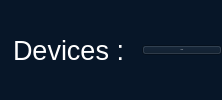
        <widget class="QWidget" name="widget" native="true">
         <property name="styleSheet">
          <string notr="true">background:rgb(7, 22, 40);
font-style:21px;
color:rgb(255, 255, 255);
</string>
         </property>
         <layout class="QHBoxLayout" name="devices_horizontalLayout">
          <property name="spacing">
           <number>10</number>
          </property>
          <property name="leftMargin">
           <number>0</number>
          </property>
          <property name="topMargin">
           <number>0</number>
          </property>
          <property name="rightMargin">
           <number>0</number>
          </property>
          <property name="bottomMargin">
           <number>0</number>
          </property>
          <item>
           <widget class="QLabel" name="line_2">
            <property name="minimumSize">
             <size>
              <width>3</width>
              <height>70</height>
             </size>
            </property>
            <property name="maximumSize">
             <size>
              <width>3</width>
              <height>70</height>
             </size>
            </property>
            <property name="text">
             <string>&lt;html&gt;&lt;head/&gt;&lt;body&gt;&lt;p&gt;&lt;img src=&quot;:/icons/blue.png&quot;/&gt;&lt;/p&gt;&lt;/body&gt;&lt;/html&gt;</string>
            </property>
           </widget>
          </item>
          <item>
           <widget class="QLabel" name="label_4">
            <property name="minimumSize">
             <size>
              <width>0</width>
              <height>70</height>
             </size>
            </property>
            <property name="font">
             <font>
              <family>Arial</family>
              <pointsize>20</pointsize>
              <bold>false</bold>
             </font>
            </property>
            <property name="text">
             <string>Devices : </string>
            </property>
           </widget>
          </item>
          <item>
           <layout class="QHBoxLayout" name="horizontalLayout_2">
            <property name="spacing">
             <number>15</number>
            </property>
            <item>
             <widget class="QPushButton" name="deviceTemplate_pushButton">
              <property name="sizePolicy">
               <sizepolicy hsizetype="Preferred" vsizetype="Fixed">
                <horstretch>0</horstretch>
                <verstretch>0</verstretch>
               </sizepolicy>
              </property>
              <property name="minimumSize">
               <size>
                <width>0</width>
                <height>0</height>
               </size>
              </property>
              <property name="palette">
               <palette>
                <active>
                 <colorrole role="WindowText">
                  <brush brushstyle="SolidPattern">
                   <color alpha="255">
                    <red>255</red>
                    <green>255</green>
                    <blue>255</blue>
                   </color>
                  </brush>
                 </colorrole>
                 <colorrole role="Button">
                  <brush brushstyle="SolidPattern">
                   <color alpha="255">
                    <red>8</red>
                    <green>98</green>
                    <blue>202</blue>
                   </color>
                  </brush>
                 </colorrole>
                 <colorrole role="Text">
                  <brush brushstyle="SolidPattern">
                   <color alpha="255">
                    <red>255</red>
                    <green>255</green>
                    <blue>255</blue>
                   </color>
                  </brush>
                 </colorrole>
                 <colorrole role="ButtonText">
                  <brush brushstyle="SolidPattern">
                   <color alpha="255">
                    <red>255</red>
                    <green>255</green>
                    <blue>255</blue>
                   </color>
                  </brush>
                 </colorrole>
                 <colorrole role="Base">
                  <brush brushstyle="SolidPattern">
                   <color alpha="255">
                    <red>8</red>
                    <green>98</green>
                    <blue>202</blue>
                   </color>
                  </brush>
                 </colorrole>
                 <colorrole role="Window">
                  <brush brushstyle="SolidPattern">
                   <color alpha="255">
                    <red>8</red>
                    <green>98</green>
                    <blue>202</blue>
                   </color>
                  </brush>
                 </colorrole>
                 <colorrole role="Highlight">
                  <brush brushstyle="SolidPattern">
                   <color alpha="255">
                    <red>27</red>
                    <green>126</green>
                    <blue>242</blue>
                   </color>
                  </brush>
                 </colorrole>
                 <colorrole role="ToolTipText">
                  <brush brushstyle="SolidPattern">
                   <color alpha="255">
                    <red>255</red>
                    <green>255</green>
                    <blue>255</blue>
                   </color>
                  </brush>
                 </colorrole>
                 <colorrole role="PlaceholderText">
                  <brush brushstyle="SolidPattern">
                   <color alpha="255">
                    <red>255</red>
                    <green>255</green>
                    <blue>255</blue>
                   </color>
                  </brush>
                 </colorrole>
                </active>
                <inactive>
                 <colorrole role="WindowText">
                  <brush brushstyle="SolidPattern">
                   <color alpha="255">
                    <red>255</red>
                    <green>255</green>
                    <blue>255</blue>
                   </color>
                  </brush>
                 </colorrole>
                 <colorrole role="Button">
                  <brush brushstyle="SolidPattern">
                   <color alpha="255">
                    <red>8</red>
                    <green>98</green>
                    <blue>202</blue>
                   </color>
                  </brush>
                 </colorrole>
                 <colorrole role="Text">
                  <brush brushstyle="SolidPattern">
                   <color alpha="255">
                    <red>255</red>
                    <green>255</green>
                    <blue>255</blue>
                   </color>
                  </brush>
                 </colorrole>
                 <colorrole role="ButtonText">
                  <brush brushstyle="SolidPattern">
                   <color alpha="255">
                    <red>255</red>
                    <green>255</green>
                    <blue>255</blue>
                   </color>
                  </brush>
                 </colorrole>
                 <colorrole role="Base">
                  <brush brushstyle="SolidPattern">
                   <color alpha="255">
                    <red>8</red>
                    <green>98</green>
                    <blue>202</blue>
                   </color>
                  </brush>
                 </colorrole>
                 <colorrole role="Window">
                  <brush brushstyle="SolidPattern">
                   <color alpha="255">
                    <red>8</red>
                    <green>98</green>
                    <blue>202</blue>
                   </color>
                  </brush>
                 </colorrole>
                 <colorrole role="Highlight">
                  <brush brushstyle="SolidPattern">
                   <color alpha="255">
                    <red>48</red>
                    <green>140</green>
                    <blue>198</blue>
                   </color>
                  </brush>
                 </colorrole>
                 <colorrole role="ToolTipText">
                  <brush brushstyle="SolidPattern">
                   <color alpha="255">
                    <red>0</red>
                    <green>0</green>
                    <blue>0</blue>
                   </color>
                  </brush>
                 </colorrole>
                 <colorrole role="PlaceholderText">
                  <brush brushstyle="SolidPattern">
                   <color alpha="255">
                    <red>255</red>
                    <green>255</green>
                    <blue>255</blue>
                   </color>
                  </brush>
                 </colorrole>
                </inactive>
                <disabled>
                 <colorrole role="WindowText">
                  <brush brushstyle="SolidPattern">
                   <color alpha="255">
                    <red>255</red>
                    <green>255</green>
                    <blue>255</blue>
                   </color>
                  </brush>
                 </colorrole>
                 <colorrole role="Button">
                  <brush brushstyle="SolidPattern">
                   <color alpha="255">
                    <red>8</red>
                    <green>98</green>
                    <blue>202</blue>
                   </color>
                  </brush>
                 </colorrole>
                 <colorrole role="Text">
                  <brush brushstyle="SolidPattern">
                   <color alpha="255">
                    <red>255</red>
                    <green>255</green>
                    <blue>255</blue>
                   </color>
                  </brush>
                 </colorrole>
                 <colorrole role="ButtonText">
                  <brush brushstyle="SolidPattern">
                   <color alpha="255">
                    <red>255</red>
                    <green>255</green>
                    <blue>255</blue>
                   </color>
                  </brush>
                 </colorrole>
                 <colorrole role="Base">
                  <brush brushstyle="SolidPattern">
                   <color alpha="255">
                    <red>8</red>
                    <green>98</green>
                    <blue>202</blue>
                   </color>
                  </brush>
                 </colorrole>
                 <colorrole role="Window">
                  <brush brushstyle="SolidPattern">
                   <color alpha="255">
                    <red>8</red>
                    <green>98</green>
                    <blue>202</blue>
                   </color>
                  </brush>
                 </colorrole>
                 <colorrole role="Highlight">
                  <brush brushstyle="SolidPattern">
                   <color alpha="255">
                    <red>145</red>
                    <green>145</green>
                    <blue>145</blue>
                   </color>
                  </brush>
                 </colorrole>
                 <colorrole role="ToolTipText">
                  <brush brushstyle="SolidPattern">
                   <color alpha="255">
                    <red>0</red>
                    <green>0</green>
                    <blue>0</blue>
                   </color>
                  </brush>
                 </colorrole>
                 <colorrole role="PlaceholderText">
                  <brush brushstyle="SolidPattern">
                   <color alpha="255">
                    <red>255</red>
                    <green>255</green>
                    <blue>255</blue>
                   </color>
                  </brush>
                 </colorrole>
                </disabled>
               </palette>
              </property>
              <property name="font">
               <font>
                <family>Ubuntu</family>
                <pointsize>-1</pointsize>
                <bold>false</bold>
               </font>
              </property>
              <property name="styleSheet">
               <string notr="true">QPushButton {color:rgb(255, 255, 255);font-size:26px;font-style:&quot;Arial&quot;;background-color: rgb(8, 98, 202);border-style: solid;border-width:1px;border-radius:20px;border-color:  rgb(11, 42, 78);border:2px groove gray;padding:8px 12px;border: none;}QPushButton:checked{background-color: rgb(11, 42, 78);};
</string>
              </property>
              <property name="text">
               <string>TEST</string>
              </property>
              <property name="checkable">
               <bool>true</bool>
              </property>
              <property name="autoExclusive">
               <bool>true</bool>
              </property>
             </widget>
            </item>
           </layout>
          </item>
         </layout>
        </widget>
